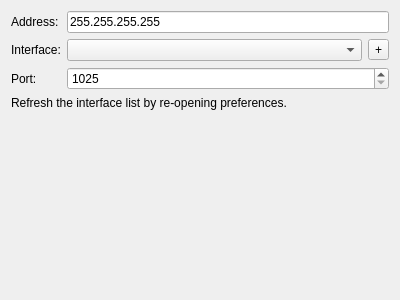
<?xml version="1.0" encoding="UTF-8"?>
<ui version="4.0">
 <class>WkNetworkPrefWidget</class>
 <widget class="QWidget" name="WkNetworkPrefWidget">
  <property name="geometry">
   <rect>
    <x>0</x>
    <y>0</y>
    <width>400</width>
    <height>300</height>
   </rect>
  </property>
  <property name="windowTitle">
   <string>Network</string>
  </property>
  <layout class="QVBoxLayout" name="verticalLayout">
   <item>
    <layout class="QFormLayout" name="formLayout">
     <item row="0" column="0">
      <widget class="QLabel" name="addressLabel">
       <property name="toolTip">
        <string>Multicast address</string>
       </property>
       <property name="text">
        <string>Address:</string>
       </property>
      </widget>
     </item>
     <item row="0" column="1">
      <widget class="UtQtIpv4LineEdit" name="addressEdit">
       <property name="toolTip">
        <string>Multicast address</string>
       </property>
       <property name="text">
        <string>255.255.255.255</string>
       </property>
      </widget>
     </item>
     <item row="1" column="0">
      <widget class="QLabel" name="interfaceLabel">
       <property name="toolTip">
        <string>Local socket</string>
       </property>
       <property name="text">
        <string>Interface:</string>
       </property>
      </widget>
     </item>
     <item row="1" column="1">
      <layout class="QHBoxLayout" name="horizontalLayout_2">
       <item>
        <widget class="QComboBox" name="interfaceList">
         <property name="toolTip">
          <string>Local socket</string>
         </property>
        </widget>
       </item>
       <item>
        <widget class="QToolButton" name="addInterface">
         <property name="toolTip">
          <string>Add Interface</string>
         </property>
         <property name="text">
          <string>+</string>
         </property>
        </widget>
       </item>
      </layout>
     </item>
     <item row="2" column="0">
      <widget class="QLabel" name="portLabel">
       <property name="text">
        <string>Port:</string>
       </property>
      </widget>
     </item>
     <item row="2" column="1">
      <widget class="QSpinBox" name="portSpinBox">
       <property name="minimum">
        <number>1025</number>
       </property>
       <property name="maximum">
        <number>65535</number>
       </property>
      </widget>
     </item>
    </layout>
   </item>
   <item>
    <widget class="QLabel" name="label">
     <property name="text">
      <string>Refresh the interface list by re-opening preferences.</string>
     </property>
     <property name="wordWrap">
      <bool>true</bool>
     </property>
    </widget>
   </item>
   <item>
    <spacer name="verticalSpacer">
     <property name="orientation">
      <enum>Qt::Vertical</enum>
     </property>
     <property name="sizeHint" stdset="0">
      <size>
       <width>20</width>
       <height>40</height>
      </size>
     </property>
    </spacer>
   </item>
  </layout>
 </widget>
 <customwidgets>
  <customwidget>
   <class>UtQtIpv4LineEdit</class>
   <extends>QLineEdit</extends>
   <header>UtQtNetwork.hpp</header>
  </customwidget>
 </customwidgets>
 <resources/>
 <connections/>
</ui>
